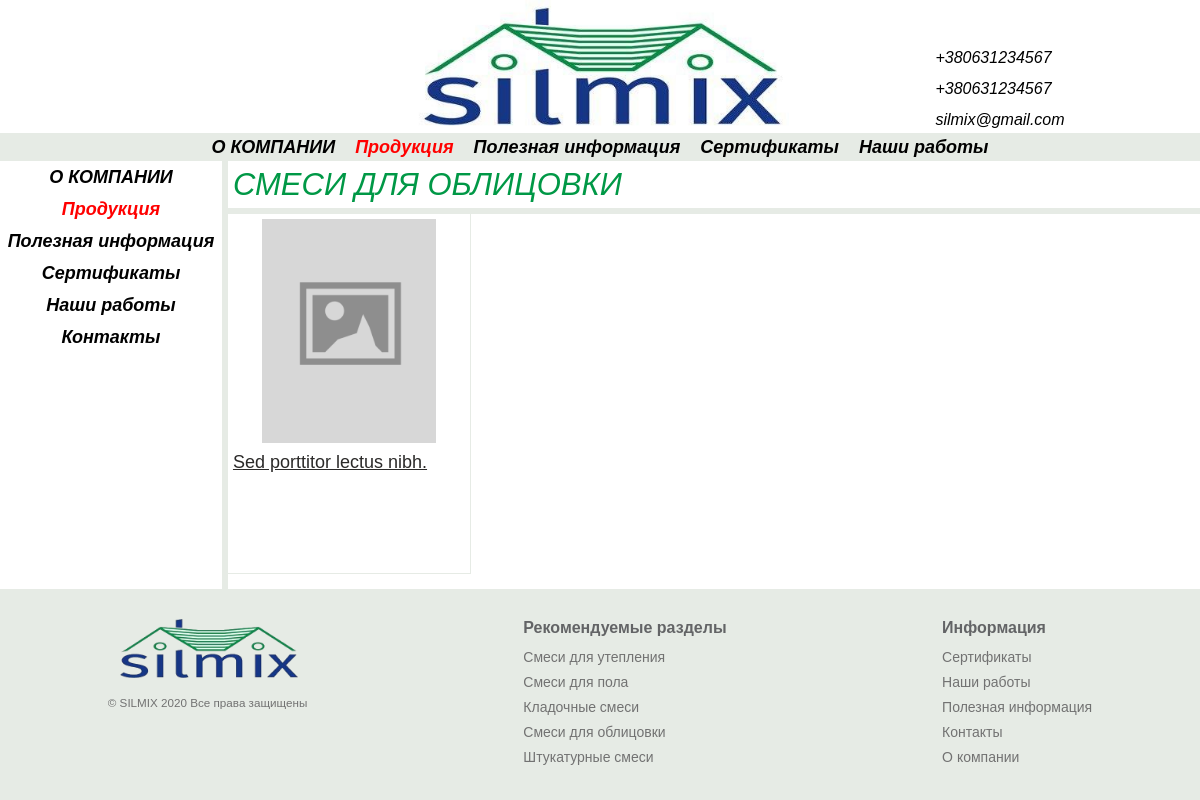
/smesi-dlya-oblicovki/, run on the app's committed database.
### catalog/models.py (models this page shows, shortened)
class Product(models.Model):
    name = models.CharField('Название', max_length=150)
    price = models.FloatField('Цена', blank=True, null=True)
    title = models.CharField(
        "СЕО  Заголовок", max_length=165, null=True, blank=True,
        default=''
    )
    seoDescription = models.TextField(
        'СЕО описание страницы с товаром(скрытое)', blank=True, null=True
    )
    seoKeywords = models.TextField(
        'СЕО ключевые фразы', blank=True, null=True
    )
    description = RichTextField('Описание на странице', null=True, blank=True)
    position = models.FloatField(
        'Позиция', blank=True, null=True, default=0
    )
    discount = models.BooleanField('Скидка', blank=True, default=False)
    sertificate = models.BooleanField('Сертификат', blank=True, default=False)
    category = models.ForeignKey(
        Category, verbose_name="Категория", on_delete=models.CASCADE
    )
    def seoInfo(self):
        if len(self.seoDescription) == 0 and self.title == None:
            return 'Отсутствует'
        elif len(self.seoDescription) != 0 and self.title != None:
            return 'Настроено'
        else:
            return 'Не полное'
        return 'Ошибка'
    seoInfo.short_description = 'SEO товара'
    productImage = VersatileImageField(
        verbose_name='Photo', ppoi_field='ppoi', blank=True,
    )
    ppoi = PPOIField()
    slug = models.CharField(max_length=200, null=True)
    class Meta:
        verbose_name_plural = 'Товары'
        verbose_name = 'Товар'
        ordering = ['-position']

class Category(models.Model):
    UTEPLENIE = 'UT'
    POL = 'PO'
    KLADKA = 'KL'
    OBLICOVKA = 'OB'
    SHTUKATURKA = 'SH'
    CATEGORIES = (
        (UTEPLENIE, 'Смеси для утепления'),
        (POL, 'Смеси для пола'),
        (KLADKA, 'Кладочные смеси'),
        (OBLICOVKA, 'Смеси для облицовки'),
        (SHTUKATURKA, 'Штукатурные смеси'),
    )
    categoryName = models.CharField(
        'Название категории', max_length=2,
        choices=CATEGORIES, primary_key=True,
    )
    slugUrl = models.CharField(
        'Адрес страницы', max_length=200, null=True,
        blank=True
    )
    categoryImage = VersatileImageField(
        verbose_name='Image', ppoi_field='ppoi', blank=True,
        null=True
    )
    ppoi = PPOIField()
    def __str__(self):
        for item in self.CATEGORIES:
            if item[0] == self.categoryName:
                return str(item[1])
        return str(self.categoryName)
    class Meta:
        verbose_name_plural = 'Категории товаров'
        verbose_name = 'Категория товаров'

### frontend/views.py (the view)
# urls.py: path('smesi-dlya-oblicovki/', views.forCladding, name='oblicovka'),
def forCladding(request):
    products = Product.objects.filter(category='OB')
    content = Page.objects.get(page='smesi-dlya-oblicovki')
    return render(request, 'frontend/products.html', {
        'index': True,
        'content': content,
        'products': products
    })

### frontend/templates/frontend/products.html (shortened to what this page needs)
{% extends 'frontend/base.html' %}
{% load static %}
{% block meta %}
<link rel="stylesheet" href="{% static 'frontend/css/products.css' %}">
{% endblock meta %}
{% block content %}
<div class="title">
    <h1>{{ products.0.category}}</h1>
</div>
<ul class="products">
    {% for item in products %}
    <li class="item">
        <a href="{{ item.get_absolute_url }}{{ item.slug }}" class="item__image">
            <img src="
                    {% if item.productImage %}
            /media/{{ item.productImage }}
            {% else %}
            {% static 'frontend/images/placeholder.png' %}
            {% endif %}" alt="{{ item.name }} - Silmix">
        </a>
        <div class='item__description-box'>
            <a href="{{ item.get_absolute_url }}{{ item.slug }}" class="item__name">{{ item.name }}</a>
        </div>
    </li>
    {% endfor %}
</ul>
{% endblock content %}

### frontend/static/frontend/css/base.css (style rules this page uses)
* { padding: 0; margin: 0; border: 0; }
*, *:before, *:after { -moz-box-sizing: border-box; -webkit-box-sizing: border-box; box-sizing: border-box; }
html, body { height: 100%; width: 100%; font-size: 100%; line-height: 1; font-size: 14px; -ms-text-size-adjust: 100%; -moz-text-size-adjust: 100%; -webkit-text-size-adjust: 100%; }
a, a:visited { text-decoration: none; }
ul li { list-style: none; }
img { vertical-align: top; }
h1, h2, h3, h4, h5, h6 { font-size: inherit; font-weight: 400; }
html { overflow-y: scroll; scroll-behavior: smooth; }
body { background: #e6ebe5; font-family: Arial, Helvetica, sans-serif; }
.title { display: block; font-size: 18px; font-style: italic; padding: 8px 0 8px 5px; border-bottom: 6px solid #e6ebe5; }
.title h1 { font-size: 31px; font-weight: 100; }

### frontend/static/frontend/css/products.css (style rules this page uses)
.title h1 { color: #009846; text-transform: uppercase; }
.products { display: flex; flex-wrap: wrap; }
.item { display: flex; flex-flow: column; position: relative; flex: 0 1 25%; min-height: 350px; border-right: 1px solid #e6ebe5; border-bottom: 1px solid #e6ebe5; padding: 0 5px; }
.item__image { display: block; text-align: center; max-width: 75%; margin: 5px auto 0 auto; flex: 1; }
.item__image img { max-width: 100%; object-fit: contain; }
.item__description-box { min-height: 130px; display: flex; flex-flow: column; }
.item__name { display: flex; flex: 1; color: #2b2a29; font-size: 18px; text-decoration: underline; margin: 10px 0 10px 0; }

### data on the page
Product: category.categoryName "СМЕСИ ДЛЯ ОБЛИЦОВКИ", name "Sed porttitor lectus nibh."
